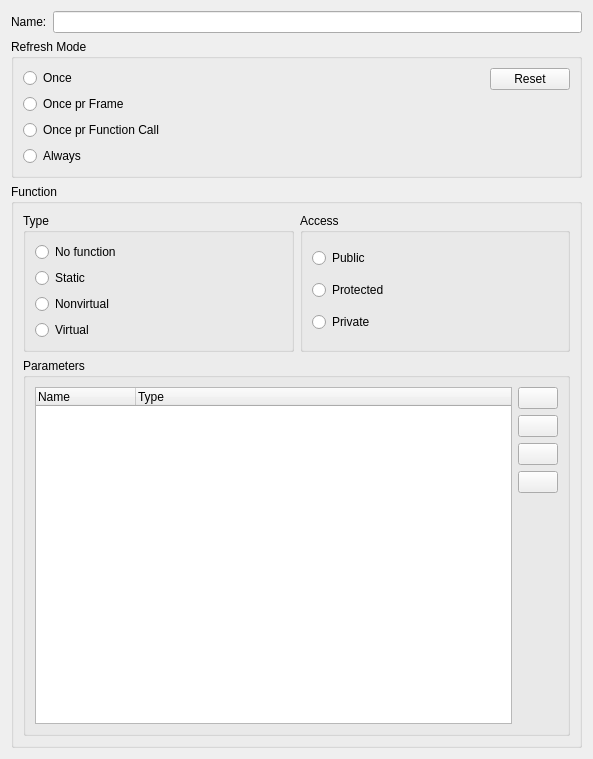
<?xml version="1.0" encoding="UTF-8"?>
<ui version="4.0">
 <class>Chip_Dlg</class>
 <widget class="QWidget" name="Chip_Dlg">
  <property name="geometry">
   <rect>
    <x>0</x>
    <y>0</y>
    <width>593</width>
    <height>759</height>
   </rect>
  </property>
  <property name="minimumSize">
   <size>
    <width>0</width>
    <height>0</height>
   </size>
  </property>
  <property name="windowTitle">
   <string>Form</string>
  </property>
  <layout class="QVBoxLayout" name="verticalLayout_6">
   <item>
    <layout class="QHBoxLayout" name="horizontalLayout">
     <item>
      <widget class="QLabel" name="label">
       <property name="text">
        <string>Name:</string>
       </property>
      </widget>
     </item>
     <item>
      <widget class="QLineEdit" name="lineEdit">
       <property name="maxLength">
        <number>256</number>
       </property>
      </widget>
     </item>
    </layout>
   </item>
   <item>
    <widget class="QGroupBox" name="groupBox">
     <property name="title">
      <string>Refresh Mode</string>
     </property>
     <layout class="QGridLayout" name="gridLayout">
      <item row="0" column="0" rowspan="2">
       <layout class="QVBoxLayout" name="verticalLayout">
        <item>
         <widget class="QRadioButton" name="radioButton_rm0">
          <property name="sizePolicy">
           <sizepolicy hsizetype="Expanding" vsizetype="Fixed">
            <horstretch>0</horstretch>
            <verstretch>0</verstretch>
           </sizepolicy>
          </property>
          <property name="text">
           <string>Once </string>
          </property>
          <attribute name="buttonGroup">
           <string notr="true">buttonGroup_refreshMode</string>
          </attribute>
         </widget>
        </item>
        <item>
         <widget class="QRadioButton" name="radioButton_rm1">
          <property name="sizePolicy">
           <sizepolicy hsizetype="Expanding" vsizetype="Fixed">
            <horstretch>0</horstretch>
            <verstretch>0</verstretch>
           </sizepolicy>
          </property>
          <property name="minimumSize">
           <size>
            <width>0</width>
            <height>0</height>
           </size>
          </property>
          <property name="text">
           <string>Once pr Frame</string>
          </property>
          <attribute name="buttonGroup">
           <string notr="true">buttonGroup_refreshMode</string>
          </attribute>
         </widget>
        </item>
        <item>
         <widget class="QRadioButton" name="radioButton_rm2">
          <property name="sizePolicy">
           <sizepolicy hsizetype="Expanding" vsizetype="Fixed">
            <horstretch>0</horstretch>
            <verstretch>0</verstretch>
           </sizepolicy>
          </property>
          <property name="minimumSize">
           <size>
            <width>0</width>
            <height>0</height>
           </size>
          </property>
          <property name="text">
           <string>Once pr Function Call</string>
          </property>
          <attribute name="buttonGroup">
           <string notr="true">buttonGroup_refreshMode</string>
          </attribute>
         </widget>
        </item>
        <item>
         <widget class="QRadioButton" name="radioButton_rm3">
          <property name="sizePolicy">
           <sizepolicy hsizetype="Expanding" vsizetype="Fixed">
            <horstretch>0</horstretch>
            <verstretch>0</verstretch>
           </sizepolicy>
          </property>
          <property name="minimumSize">
           <size>
            <width>0</width>
            <height>0</height>
           </size>
          </property>
          <property name="text">
           <string>Always</string>
          </property>
          <attribute name="buttonGroup">
           <string notr="true">buttonGroup_refreshMode</string>
          </attribute>
         </widget>
        </item>
       </layout>
      </item>
      <item row="0" column="1">
       <widget class="QPushButton" name="pushButton_resetRM">
        <property name="text">
         <string>Reset</string>
        </property>
       </widget>
      </item>
      <item row="1" column="1">
       <spacer name="verticalSpacer_4">
        <property name="orientation">
         <enum>Qt::Vertical</enum>
        </property>
        <property name="sizeType">
         <enum>QSizePolicy::Minimum</enum>
        </property>
        <property name="sizeHint" stdset="0">
         <size>
          <width>20</width>
          <height>56</height>
         </size>
        </property>
       </spacer>
      </item>
     </layout>
    </widget>
   </item>
   <item>
    <widget class="QGroupBox" name="groupBox_4">
     <property name="title">
      <string>Function</string>
     </property>
     <layout class="QVBoxLayout" name="verticalLayout_5">
      <item>
       <layout class="QHBoxLayout" name="horizontalLayout_2">
        <item>
         <widget class="QGroupBox" name="groupbox_2">
          <property name="sizePolicy">
           <sizepolicy hsizetype="Preferred" vsizetype="Preferred">
            <horstretch>0</horstretch>
            <verstretch>0</verstretch>
           </sizepolicy>
          </property>
          <property name="minimumSize">
           <size>
            <width>0</width>
            <height>0</height>
           </size>
          </property>
          <property name="title">
           <string>Type</string>
          </property>
          <layout class="QVBoxLayout" name="verticalLayout_2">
           <item>
            <widget class="QRadioButton" name="radioButton_4">
             <property name="minimumSize">
              <size>
               <width>0</width>
               <height>0</height>
              </size>
             </property>
             <property name="text">
              <string>No function</string>
             </property>
             <attribute name="buttonGroup">
              <string notr="true">buttonGroup_2</string>
             </attribute>
            </widget>
           </item>
           <item>
            <widget class="QRadioButton" name="radioButton_5">
             <property name="minimumSize">
              <size>
               <width>0</width>
               <height>0</height>
              </size>
             </property>
             <property name="text">
              <string>Static</string>
             </property>
             <attribute name="buttonGroup">
              <string notr="true">buttonGroup_2</string>
             </attribute>
            </widget>
           </item>
           <item>
            <widget class="QRadioButton" name="radioButton_6">
             <property name="minimumSize">
              <size>
               <width>0</width>
               <height>0</height>
              </size>
             </property>
             <property name="text">
              <string>Nonvirtual</string>
             </property>
             <attribute name="buttonGroup">
              <string notr="true">buttonGroup_2</string>
             </attribute>
            </widget>
           </item>
           <item>
            <widget class="QRadioButton" name="radioButton_7">
             <property name="minimumSize">
              <size>
               <width>0</width>
               <height>0</height>
              </size>
             </property>
             <property name="text">
              <string>Virtual</string>
             </property>
             <attribute name="buttonGroup">
              <string notr="true">buttonGroup_2</string>
             </attribute>
            </widget>
           </item>
          </layout>
         </widget>
        </item>
        <item>
         <widget class="QGroupBox" name="groupBox_3">
          <property name="sizePolicy">
           <sizepolicy hsizetype="Preferred" vsizetype="Preferred">
            <horstretch>0</horstretch>
            <verstretch>0</verstretch>
           </sizepolicy>
          </property>
          <property name="title">
           <string>Access</string>
          </property>
          <layout class="QVBoxLayout" name="verticalLayout_3">
           <item>
            <widget class="QRadioButton" name="radioButton_8">
             <property name="text">
              <string>Public</string>
             </property>
             <attribute name="buttonGroup">
              <string notr="true">buttonGroup_3</string>
             </attribute>
            </widget>
           </item>
           <item>
            <widget class="QRadioButton" name="radioButton_9">
             <property name="text">
              <string>Protected</string>
             </property>
             <attribute name="buttonGroup">
              <string notr="true">buttonGroup_3</string>
             </attribute>
            </widget>
           </item>
           <item>
            <widget class="QRadioButton" name="radioButton_10">
             <property name="text">
              <string>Private</string>
             </property>
             <attribute name="buttonGroup">
              <string notr="true">buttonGroup_3</string>
             </attribute>
            </widget>
           </item>
           <item>
            <spacer name="verticalSpacer_2">
             <property name="orientation">
              <enum>Qt::Vertical</enum>
             </property>
             <property name="sizeType">
              <enum>QSizePolicy::Minimum</enum>
             </property>
             <property name="sizeHint" stdset="0">
              <size>
               <width>20</width>
               <height>0</height>
              </size>
             </property>
            </spacer>
           </item>
          </layout>
         </widget>
        </item>
       </layout>
      </item>
      <item>
       <widget class="QGroupBox" name="groupBox_2">
        <property name="title">
         <string>Parameters</string>
        </property>
        <layout class="QHBoxLayout" name="horizontalLayout_3">
         <item>
          <widget class="QTreeWidget" name="treeWidget">
           <property name="sizePolicy">
            <sizepolicy hsizetype="Expanding" vsizetype="Expanding">
             <horstretch>0</horstretch>
             <verstretch>0</verstretch>
            </sizepolicy>
           </property>
           <property name="minimumSize">
            <size>
             <width>200</width>
             <height>100</height>
            </size>
           </property>
           <column>
            <property name="text">
             <string>Name</string>
            </property>
           </column>
           <column>
            <property name="text">
             <string>Type</string>
            </property>
           </column>
          </widget>
         </item>
         <item>
          <layout class="QVBoxLayout" name="verticalLayout_4">
           <item>
            <widget class="QPushButton" name="pushButton_1">
             <property name="toolTip">
              <string>Move selected up.</string>
             </property>
             <property name="text">
              <string/>
             </property>
             <property name="icon">
              <iconset resource="StdChips_Dialogs.qrc">
               <normaloff>:/StdChips_Dialogs/Resources/up.png</normaloff>:/StdChips_Dialogs/Resources/up.png</iconset>
             </property>
            </widget>
           </item>
           <item>
            <widget class="QPushButton" name="pushButton_2">
             <property name="toolTip">
              <string>Move selected down.</string>
             </property>
             <property name="text">
              <string/>
             </property>
             <property name="icon">
              <iconset resource="StdChips_Dialogs.qrc">
               <normaloff>:/StdChips_Dialogs/Resources/down.png</normaloff>:/StdChips_Dialogs/Resources/down.png</iconset>
             </property>
            </widget>
           </item>
           <item>
            <widget class="QPushButton" name="pushButton_3">
             <property name="toolTip">
              <string>Select all.</string>
             </property>
             <property name="text">
              <string/>
             </property>
             <property name="icon">
              <iconset resource="StdChips_Dialogs.qrc">
               <normaloff>:/StdChips_Dialogs/Resources/select.png</normaloff>:/StdChips_Dialogs/Resources/select.png</iconset>
             </property>
            </widget>
           </item>
           <item>
            <widget class="QPushButton" name="pushButton_4">
             <property name="toolTip">
              <string>Deselect all.</string>
             </property>
             <property name="text">
              <string/>
             </property>
             <property name="icon">
              <iconset resource="StdChips_Dialogs.qrc">
               <normaloff>:/StdChips_Dialogs/Resources/deselect.png</normaloff>:/StdChips_Dialogs/Resources/deselect.png</iconset>
             </property>
            </widget>
           </item>
           <item>
            <spacer name="verticalSpacer_3">
             <property name="orientation">
              <enum>Qt::Vertical</enum>
             </property>
             <property name="sizeHint" stdset="0">
              <size>
               <width>20</width>
               <height>40</height>
              </size>
             </property>
            </spacer>
           </item>
          </layout>
         </item>
        </layout>
       </widget>
      </item>
     </layout>
    </widget>
   </item>
  </layout>
 </widget>
 <tabstops>
  <tabstop>lineEdit</tabstop>
  <tabstop>radioButton_rm0</tabstop>
  <tabstop>radioButton_rm1</tabstop>
  <tabstop>radioButton_rm2</tabstop>
  <tabstop>radioButton_rm3</tabstop>
  <tabstop>pushButton_resetRM</tabstop>
  <tabstop>radioButton_4</tabstop>
  <tabstop>radioButton_5</tabstop>
  <tabstop>radioButton_6</tabstop>
  <tabstop>radioButton_7</tabstop>
  <tabstop>radioButton_8</tabstop>
  <tabstop>radioButton_9</tabstop>
  <tabstop>radioButton_10</tabstop>
  <tabstop>treeWidget</tabstop>
  <tabstop>pushButton_1</tabstop>
  <tabstop>pushButton_2</tabstop>
  <tabstop>pushButton_3</tabstop>
  <tabstop>pushButton_4</tabstop>
 </tabstops>
 <resources>
  <include location="StdChips_Dialogs.qrc"/>
 </resources>
 <connections>
  <connection>
   <sender>buttonGroup_refreshMode</sender>
   <signal>buttonClicked(QAbstractButton*)</signal>
   <receiver>Chip_Dlg</receiver>
   <slot>onRefreshModeChange(QAbstractButton*)</slot>
   <hints>
    <hint type="sourcelabel">
     <x>-1</x>
     <y>-1</y>
    </hint>
    <hint type="destinationlabel">
     <x>199</x>
     <y>149</y>
    </hint>
   </hints>
  </connection>
  <connection>
   <sender>buttonGroup_2</sender>
   <signal>buttonClicked(QAbstractButton*)</signal>
   <receiver>Chip_Dlg</receiver>
   <slot>onFunctionTypeChange(QAbstractButton*)</slot>
   <hints>
    <hint type="sourcelabel">
     <x>-1</x>
     <y>-1</y>
    </hint>
    <hint type="destinationlabel">
     <x>184</x>
     <y>193</y>
    </hint>
   </hints>
  </connection>
  <connection>
   <sender>pushButton_1</sender>
   <signal>clicked()</signal>
   <receiver>Chip_Dlg</receiver>
   <slot>moveSelectedUp()</slot>
   <hints>
    <hint type="sourcelabel">
     <x>294</x>
     <y>347</y>
    </hint>
    <hint type="destinationlabel">
     <x>180</x>
     <y>298</y>
    </hint>
   </hints>
  </connection>
  <connection>
   <sender>pushButton_2</sender>
   <signal>clicked()</signal>
   <receiver>Chip_Dlg</receiver>
   <slot>moveSelectedDown()</slot>
   <hints>
    <hint type="sourcelabel">
     <x>294</x>
     <y>376</y>
    </hint>
    <hint type="destinationlabel">
     <x>180</x>
     <y>298</y>
    </hint>
   </hints>
  </connection>
  <connection>
   <sender>pushButton_3</sender>
   <signal>clicked()</signal>
   <receiver>Chip_Dlg</receiver>
   <slot>selectAll()</slot>
   <hints>
    <hint type="sourcelabel">
     <x>294</x>
     <y>405</y>
    </hint>
    <hint type="destinationlabel">
     <x>180</x>
     <y>298</y>
    </hint>
   </hints>
  </connection>
  <connection>
   <sender>pushButton_4</sender>
   <signal>clicked()</signal>
   <receiver>Chip_Dlg</receiver>
   <slot>unselectAll()</slot>
   <hints>
    <hint type="sourcelabel">
     <x>294</x>
     <y>434</y>
    </hint>
    <hint type="destinationlabel">
     <x>180</x>
     <y>298</y>
    </hint>
   </hints>
  </connection>
  <connection>
   <sender>pushButton_resetRM</sender>
   <signal>clicked()</signal>
   <receiver>Chip_Dlg</receiver>
   <slot>resetRefreshMode()</slot>
   <hints>
    <hint type="sourcelabel">
     <x>260</x>
     <y>71</y>
    </hint>
    <hint type="destinationlabel">
     <x>158</x>
     <y>260</y>
    </hint>
   </hints>
  </connection>
 </connections>
 <slots>
  <slot>onRefreshModeChange(QAbstractButton*)</slot>
  <slot>onFunctionTypeChange(QAbstractButton*)</slot>
  <slot>moveSelectedUp()</slot>
  <slot>moveSelectedDown()</slot>
  <slot>selectAll()</slot>
  <slot>unselectAll()</slot>
  <slot>resetRefreshMode()</slot>
 </slots>
 <buttongroups>
  <buttongroup name="buttonGroup_2"/>
  <buttongroup name="buttonGroup_3"/>
  <buttongroup name="buttonGroup_refreshMode"/>
 </buttongroups>
</ui>
